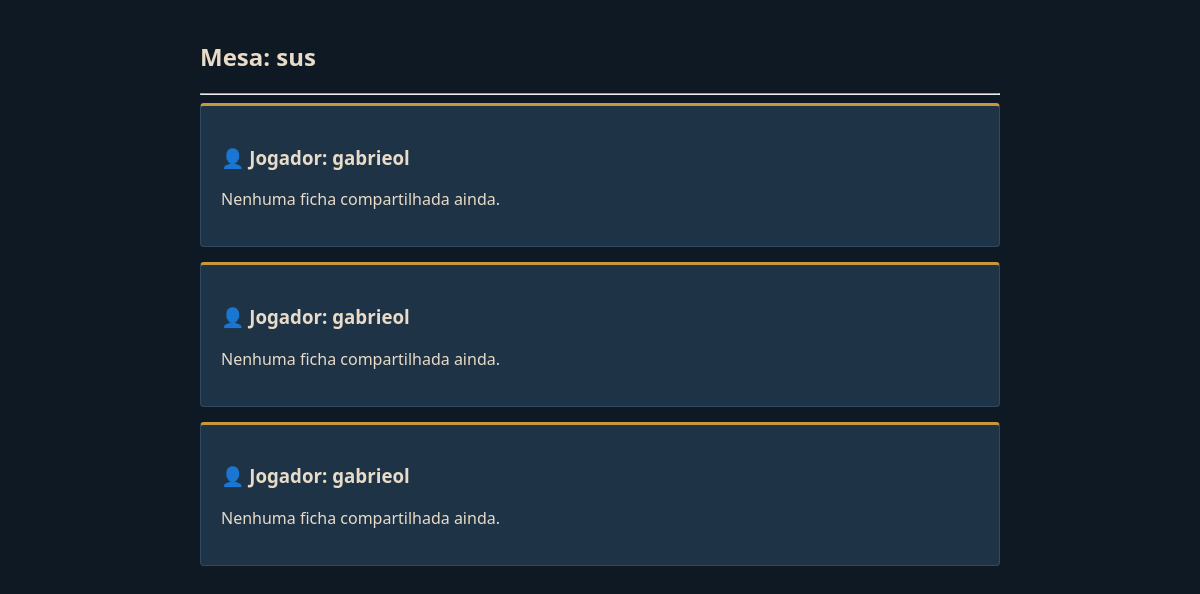
Before: /mesa/detalhes/1 (signed in) with the older database file.
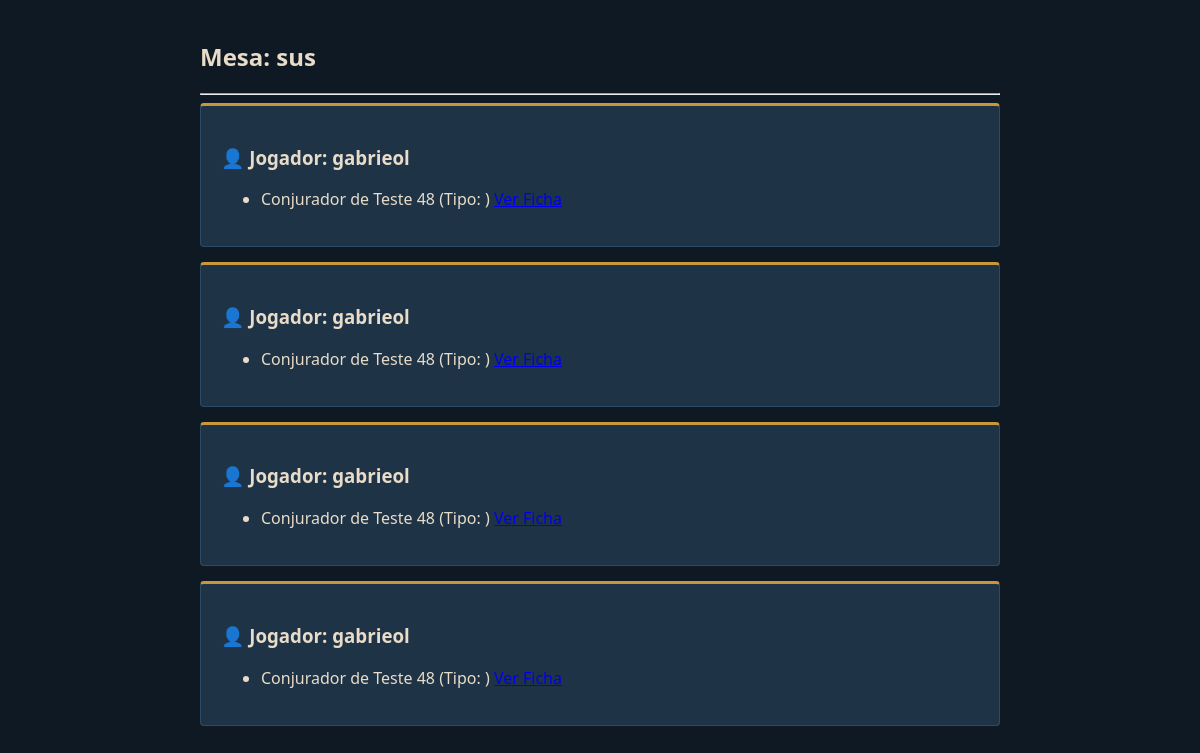
After: the same page with the newer database file.
### tables this page shows
CREATE TABLE mesas (
                id INTEGER PRIMARY KEY AUTOINCREMENT,
                nome TEXT NOT NULL,
                codigo_convite TEXT UNIQUE NOT NULL,
                mestre_id INTEGER NOT NULL,
                FOREIGN KEY(mestre_id) REFERENCES usuarios(id)
            );

CREATE TABLE participantes (
                mesa_id INTEGER,
                usuario_id INTEGER,
                FOREIGN KEY(mesa_id) REFERENCES mesas(id),
                FOREIGN KEY(usuario_id) REFERENCES usuarios(id)
            );

CREATE TABLE usuarios (
                id INTEGER PRIMARY KEY AUTOINCREMENT,
                username TEXT UNIQUE NOT NULL,
                password TEXT NOT NULL
            , last_active TIMESTAMP);

CREATE TABLE conjuradores (
                id INTEGER PRIMARY KEY AUTOINCREMENT,
                usuario_id INTEGER NOT NULL DEFAULT 1,
                nome TEXT NOT NULL, idade INTEGER, grau INTEGER, escola TEXT,
                brutalidade INTEGER, astucia INTEGER, sintonizacao INTEGER,
                vitalidade INTEGER, sinto_atrib INTEGER, pericias TEXT,
                passiva_escola TEXT, vida_max INTEGER, conexao_max INTEGER,
                reliquia TEXT, historio TEXT
            );

### controllers/route_controller.py (the view)
@bp.route('/mesa/detalhes/<int:mesa_id>')
@login_required
def detalhes_mesa(mesa_id):
    conn = sqlite3.connect('database.db')
    cursor = conn.cursor()
    cursor.execute("SELECT * FROM mesas WHERE id = ? AND mestre_id = ?", (mesa_id, current_user.id))
    mesa = cursor.fetchone()
    if not mesa:
        abort(403) # Apenas o mestre pode ver os detalhes
    cursor.execute("""
        SELECT u.username, p.usuario_id
        FROM participantes p
        JOIN usuarios u ON p.usuario_id = u.id
        WHERE p.mesa_id = ?
    """, (mesa_id,))
    jogadores = cursor.fetchall()
    fichas_dos_jogadores = []
    for jogador in jogadores:
        user_id = jogador[1]
        fichas = CharacterModel.get_all_by_user(user_id) # Você precisará criar esse método
        fichas_dos_jogadores.append({"username": jogador[0], "fichas": fichas})
    conn.close()
    return render_template('mesa_detalhes.html', mesa_nome=mesa[1], jogadores=fichas_dos_jogadores)

### app.py (called while the page is built)
@app.before_request
def update_user_activity():
    if current_user.is_authenticated:
        conn = sqlite3.connect('database.db')
        cursor = conn.cursor()
        cursor.execute("UPDATE usuarios SET last_active = ? WHERE id = ?",
                       (datetime.now(), current_user.id))
        conn.commit()
        conn.close()

@app.after_request
def add_header(response):
    response.headers["Cache-Control"] = "no-cache, no-store, must-revalidate"
    response.headers["Pragma"] = "no-cache"
    response.headers["Expires"] = "0"
    return response

@login_manager.user_loader
def load_user(user_id):
    return Usuario.get_by_id(int(user_id))

### models/character.py (called while the page is built)
    @staticmethod
    def get_all_by_user(usuario_id):
        tipos = ['conjurador', 'conjuracao', 'familiar', 'reliquia']
        todas = []
        for tipo in tipos:
            todas.extend(CharacterModel.get_all_by_type(tipo, usuario_id))
        return todas

### models/user.py (called while the page is built)
    @staticmethod
    def get_by_id(user_id):
        conn = sqlite3.connect('database.db')
        cursor = conn.cursor()
        cursor.execute("SELECT id, username, password FROM usuarios WHERE id = ?", (user_id,))
        row = cursor.fetchone()
        conn.close()
        return Usuario(row[0], row[1], row[2]) if row else None

### templates/mesa_detalhes.html
{% extends 'base.html' %}
{% block content %}
<div class="container">
    <h2>Mesa: {{ mesa_nome }}</h2>
    <hr>
    {% for j in jogadores %}
        <div class="card">
            <h3>👤 Jogador: {{ j.username }}</h3>
            {% if j.fichas %}
                <ul>
                    {% for ficha in j.fichas %}
                        <li>{{ ficha.NOME }} (Tipo: {{ ficha.tipo }})
                            <a href="{{ url_for('routes.edit_entity', sheet_type=ficha.tipo, entity_id=ficha.id) }}">Ver Ficha</a>
                        </li>
                    {% endfor %}
                </ul>
            {% else %}
                <p>Nenhuma ficha compartilhada ainda.</p>
            {% endif %}
        </div>
    {% endfor %}
</div>
{% endblock %}

### templates/base.html (shortened to what this page needs)
<!DOCTYPE html>
<html lang="pt-br">
    <head>
    </head>
    <body>
        <div class="container">
            {% block content %}{% endblock %}
        </div>
    </body>
</html>

### templates/base.html (style rules this page uses)
:root { --bg: #0F1923; --panel: #1A2A38; --card: #1F3347; --accent: #C8973A; --accent2: #3A7CA5; --text: #E8DCC8; --muted: #7A8FA0; --border: #2D4A62; }
body { background: var(--bg); color: var(--text); font-family: 'Segoe UI', sans-serif; margin: 0; padding: 20px; }
.container { max-width: 800px; margin: 0 auto; }
.card { background: var(--card); border: 1px solid var(--border); border-top: 3px solid var(--accent); padding: 20px; margin-bottom: 15px; border-radius: 4px; }

Changed rows visible on the page:
shown differently, row unchanged: participantes (number 1 of 4 on the later page): no longer shows "Nenhuma ficha compartilhada ainda."
added conjuradores: NOME "Conjurador de Teste 48"
shown differently, row unchanged: participantes (number 2 of 4 on the later page): no longer shows "Nenhuma ficha compartilhada ainda."
shown differently, row unchanged: participantes (number 3 of 4 on the later page): no longer shows "Nenhuma ficha compartilhada ainda."
added participantes: username "gabrieol"
